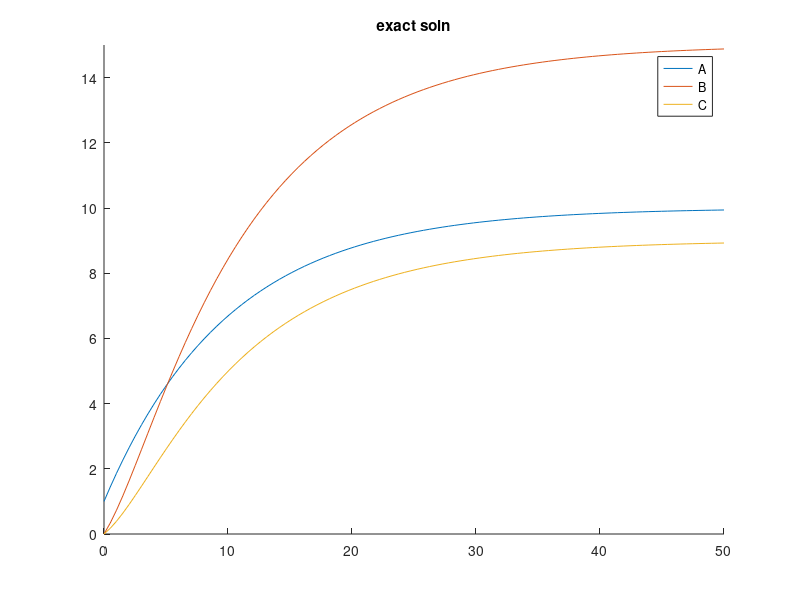

Write MATLAB code to recreate this figure. (Note: this script raises an error after producing the figure.)
%% general exact soln
gen_exact_soln = @(x0,t,M,b)expm(t*M)*(x0+M\b) - M\b;
warning('off','MATLAB:singularMatrix');
%% exploration
% params: a0, a1, b1, b2, c1, c2, c3

params = [1, 0, 0, 0.1, 0.6, 0.4, 0.3, 0.4, 1, 0];
%params=[0.980326519449384,0.454278893275776,0,0.0969429943707930,2.26491342427675e-05,0.0987308624669520,0.0148919262573131,2.4,0.635309851128110,0.0905760825788031];
M = [-params(4), 0, 0;
     params(5), -params(6), 0;
     params(7), params(8), -params(9)];
b=[params(1);params(2);params(3)];
x0=[1;params(10);0];
T=50;
ode=@(t,x)M*x+b;

% [t,X] = ode45(ode,[0,T],x0);figure;
% hold on;
% plot(t,X(:,1));
% plot(t,X(:,2));
% plot(t,X(:,3));
% ylim([0,15]);
% legend('A','B','C');
% title('numeric solution');

tt=linspace(0,T,100);
exact_solnf=@(t)gen_exact_soln(x0,t,M,b);
exact_soln=arrayfun(exact_solnf,tt,'UniformOutput',false);
exact_soln=cell2mat(exact_soln);
figure;
hold on;
plot(tt,exact_soln(1,:));
plot(tt,exact_soln(2,:));
plot(tt,exact_soln(3,:));
ylim([0,15]);
legend('A','B','C');
title('exact soln');

%% generate data

starttime=string(datetime,'yyyyMMddHHmm');
figtitle=sprintf('threethings,%s',starttime);
diary(['simulations/',figtitle,'.txt']);

params = [1, 0, 0, 0.1, 0.6, 0.4, 0.3, 0.4, 1, 0];
M = [-params(4), 0, 0;
     params(5), -params(6), 0;
     params(7), params(8), -params(9)];
b=[params(1);params(2);params(3)];
x0=[1;params(10);0];
T=50;
param_names = {'a_0','b_0','c_0','a_1','b_1','b_2','c_1','c_2','c_3','B_0'};
nt=100;
tt=linspace(0,T,nt);
numeric_params=[T,nt];
exact_soln=threethings_solnf_new(params,numeric_params,x0);
clean_data=exact_soln;

sigma=0.3;
noisy_data=clean_data+randn(size(clean_data))*sigma;

figure;
hold on;
plot(tt,noisy_data(1,:));
plot(tt,noisy_data(2,:));
plot(tt,noisy_data(3,:));
ylim([0,15]);
legend('A','B','C');
title('noisy data');

true_err=threethings_sq_err_noB(noisy_data,params,numeric_params,x0,0);
fprintf('Error of true param set: %.5f\n',true_err);


%% MLE with 'a' params fixed

% fixed=[1,1,0,0,0,0,0]; % the 'a' parameters should be exactly identifiable, so can have them fixed
% %lb_opt=zeros(size(params));
% lb_opt=zeros(size(params));
% ub_opt=10*ones(size(params));
% opt.lb=lb_opt;
% opt.ub=ub_opt;
% opt.logging=true;
% opt.N=2*nt; % not 3*nt since B is not observable
% fixed_param_val=params;
% [mle,mle_sigma,max_l]=optimize_likelihood_general(@threethings_sq_err_noB,params,fixed,noisy_data,numeric_params,x0,opt);
% 
% optimal_param_vals=fixed_param_val';
% optimal_param_vals(fixed==0)=mle;
% 
% disp(optimal_param_vals);
% mle_soln=threethings_solnf_new(optimal_param_vals,numeric_params,x0);
% figure;
% hold on;
% plot(tt,mle_soln(1,:));
% plot(tt,mle_soln(2,:));
% plot(tt,mle_soln(3,:));
% ylim([0,15]);
% legend('A','B','C');

%% MLE with all params unfixed

% fixed=[0,0,0,0,0,0,0]; % unfix all params
% %lb_opt=zeros(size(params));
% lb_opt=zeros(size(params));
% ub_opt=10*ones(size(params));
% opt.lb=lb_opt;
% opt.ub=ub_opt;
% opt.logging=true;
% fixed_param_val=params;
% [mle,mle_sigma,max_l]=optimize_likelihood_general(@threethings_sq_err_noB,params,fixed,noisy_data,numeric_params,x0,opt);
% 
% optimal_param_vals=fixed_param_val';
% optimal_param_vals(fixed==0)=mle;
% 
% disp(optimal_param_vals);
% mle_soln=threethings_solnf_new(optimal_param_vals,numeric_params,x0);
% figure;
% hold on;
% plot(tt,mle_soln(1,:));
% plot(tt,mle_soln(2,:));
% plot(tt,mle_soln(3,:));
% ylim([0,15]);
% legend('A','B','C');

%% MLE

fixed=[1,0,1,1,0,0,0,0,0,0];
%lb_opt=zeros(size(params));
lb_opt=[0.00, 0.00, 0.00, 0.01, 0.00, 0.01, 0.00,  0.00,  0.01, 0.00];
ub_opt=10*ones(size(params));
opt.lb=lb_opt;
opt.ub=ub_opt;
opt.logging=true;
opt.alg=2;
opt.N=2*nt; % not 3*nt since B is not observable
%fixed_param_val=rand(size(params));
%fixed_param_val(3)=0;
%fixed_param_val = [1, 0, 0, 0.1, rand*2, rand*2, rand*2, rand*2, rand*2, rand*2];
fixed_param_val = params;
scaling = ones(size(fixed_param_val));
opt.scaling=scaling;
[mle,mle_sigma,max_l]=optimize_likelihood_general(@threethings_sq_err_noB,fixed_param_val,fixed,noisy_data,numeric_params,x0,opt);

optimal_param_vals=fixed_param_val';
optimal_param_vals(fixed==0)=mle;

disp(optimal_param_vals);
mle_soln=threethings_solnf_new(optimal_param_vals,numeric_params,x0);
figure;
hold on;
plot(tt,mle_soln(1,:));
plot(tt,mle_soln(2,:));
plot(tt,mle_soln(3,:));
ylim([0,15]);
legend('A','B','C');
title('MLE solution');

%% profile likelihood for the c parameters

fixed=[1,0,1,1,0,0,0,0,0,0];
num_free_params=sum(1-fixed);
true_params=params;
fixed_param_val= [1.00, 0.00, 0.00, 0.10, 0.60, 0.40, 0.30,  0.40,  1.00, 0.00];
lb=              [0.00, 0.00, 0.00, 0.01, 0.00, 0.01, 0.00,  0.00,  0.01, 0.00];
ub=              [2.00, 6.00, 0.00, 2.00, 4.00, 4.00, 6.00,  6.00,  6.00, 5.00];
% diagonal params (4,6,9) must be nonzero
scaling = ones(size(fixed_param_val));
%opt.logging=false;
opt.scaling=scaling;
opt.alg=2;
num_params=size(params,2);

numpts=11;
param_vals=zeros(num_params,numpts);
max_ls=zeros(num_params,numpts+2);
minimizers=cell(num_params,numpts+2);
% add the global optimum to the list of param vals
param_vals=[param_vals,optimal_param_vals];
% add true param to the list of param vals
param_vals=[param_vals,params'];

for param=[7,8,9]
    if fixed(param)
        continue;
    end
    param_vals(param,1:numpts)=linspace(lb(param),ub(param),numpts);
    param_vals(param,:)=sort(param_vals(param,:));
    [~,mle_idx]=min(abs(param_vals(param,:)-optimal_param_vals(param)));
    fixed_params=fixed;
    fixed_params(param)=1;
    initial=fixed_param_val;
    minimizers{param,mle_idx}=optimal_param_vals;
    max_ls(param,mle_idx)=max_l;
    for i=mle_idx+1:numpts+2
        fprintf('Optimizing for %s=%.3f\n',param_names{param},param_vals(param,i));
        initial=minimizers{param,i-1};
        initial(param)=param_vals(param,i);
        [minimizer,~,max_ls(param,i)] = optimize_likelihood_general(@threethings_sq_err_noB,initial,fixed_params,noisy_data,numeric_params,x0,opt);
        minimizers{param,i}=initial;
        minimizers{param,i}(fixed_params==0)=minimizer;
        %save([prefix,'_',figtitle,'.mat'],'-mat');
    end
    for i=mle_idx-1:-1:1
        fprintf('Optimizing for %s=%.3f\n',param_names{param},param_vals(param,i));
        initial=minimizers{param,i+1};
        initial(param)=param_vals(param,i);
        [minimizer,~,max_ls(param,i)] = optimize_likelihood_general(@threethings_sq_err_noB,initial,fixed_params,noisy_data,numeric_params,x0,opt);
        minimizers{param,i}=initial;
        minimizers{param,i}(fixed_params==0)=minimizer;
        %save([prefix,'_',figtitle,'.mat'],'-mat');
    end
end

%% plot profile likelihood
fig=figure('Position',[100 100 1400 400],'color','w');
sgtitle(figtitle);
free_param_count=0;
zs = cell(num_params,1);
conf_interval=nan(num_params,1);
for param=[7,8,9] %1:num_params
    if fixed(param)
        continue;
    end
    free_param_count = free_param_count+1;
    subplot(1,4,free_param_count);
    hold on;
    xx=param_vals(param,:);
    yy=max_ls(param,:)-max(max_ls(param,:));
    plot(xx,yy);
    plot([min(param_vals(param,:)),max(param_vals(param,:))],[-1.92,-1.92]);
    plot([true_params(param),true_params(param)],[-10,10],'--r'); % true max
    plot([optimal_param_vals(param),optimal_param_vals(param)],[-10,10],'--g'); % MLE
    xlabel(param_names{param});
    ylabel('log(L)');
    axis('square');
    xlim([min(param_vals(param,:)),max(param_vals(param,:))]);
    ylim([-2.5,0]);
    hold off;
    
    zs{param}=interp_zero(xx,yy+1.92);
    if size(zs{param},2) == 2
        conf_interval(param)=zs{param}(2)-zs{param}(1);
        fprintf('95%% Confidence interval for param %s is: (intercept at -1.92)\n',param_names{param});
        fprintf('width=%.4f: [%.4f,%.4f]\n',conf_interval(param),zs{param}(1),zs{param}(2));
    elseif size(zs{param},2) == 1 && strcmp(param_names{param},'n')
        conf_interval(param)=zs{param}(1);
        fprintf('95%% Confidence interval for param %s is: (intercept at -1.92)\n',param_names{param});
        fprintf('width=%.4f: [0,%.4f]\n',conf_interval(param),zs{param}(1));
    elseif size(zs{param},2) == 1 && strcmp(param_names{param},'gamma')
        conf_interval(param)=Inf;
        fprintf('95%% Confidence interval for param %s is: (intercept at -1.92)\n',param_names{param});
        fprintf('width=Inf: [%.4f,Inf]\n',zs{param}(1));
    else
        fprintf('Do not have 2 intercepts for param %s, they are:\n',param_names{param});
        disp(zs{param});
    end
end
%%
save(['simulations/',figtitle,'.mat'],'-mat');
saveas(fig,['simulations/',figtitle,'.png']);
diary off;